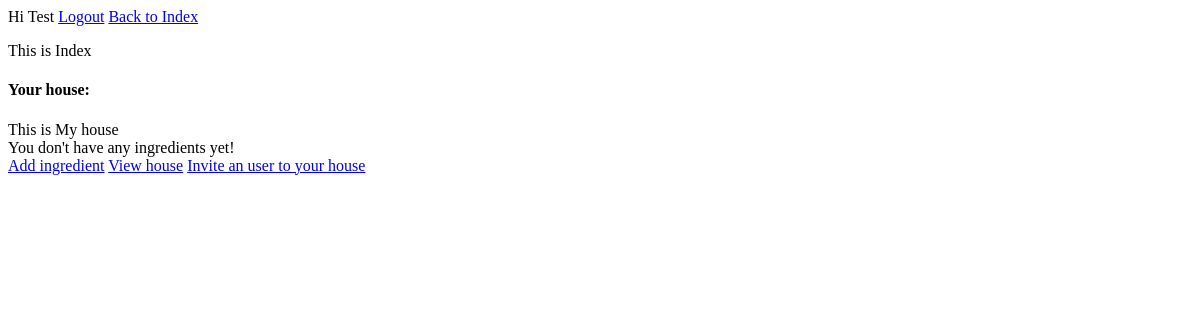
Before: / (signed in) with the older database file.
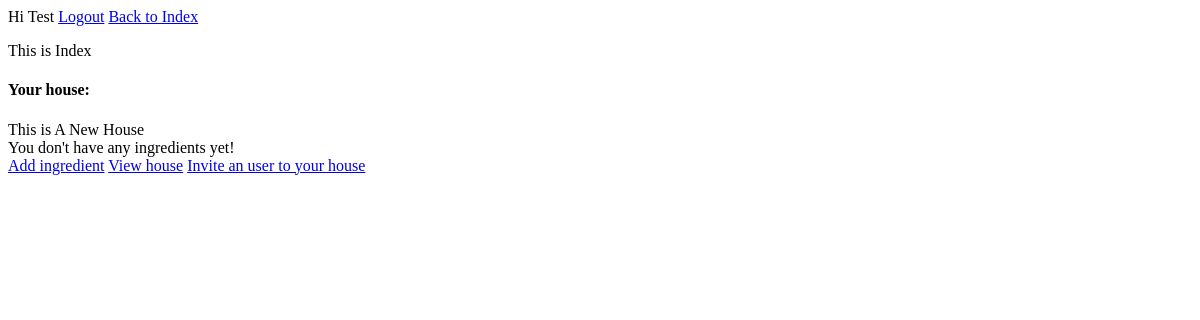
After: the same page with the newer database file.
### house/models.py (models this page shows)
class House(models.Model):
    name = models.CharField(max_length=100)
    def __str__(self):
        return (self.name)

### users/views.py (the view, shortened to what this page needs)
# urls.py: path("", views.index, name = 'index'),
def index(request):
    if request.user.is_authenticated:
        try:
            house = House.objects.get(pk=request.user.house_id)
        except House.DoesNotExist:
            house = []
        try:
            pending_invites = Invite.objects.filter(receiving_user=request.user, status='pending')
        except Invite.DoesNotExist:
            pending_invites = []
        if house:
            ingredients = house.ingredients_set.all()
        else:
            ingredients = []
        context = {
            'house': house,
            'pending_invites' : pending_invites,
            'ingredients' : ingredients,
        }
        return render(request, 'users/index.html', context)

### users/templates/users/index.html (shortened to what this page needs)
{% extends 'base.html' %}
{% block content %}
<p>This is Index</p>
{%if request.user.is_authenticated %}
    {% if house %}
        <h4>Your house:</h2>
        <div>{{house}}</div>
        {% if ingredients%}
        <h2>Your ingredients</h2>
        <ul>
            {%for ingredient in ingredients%}
            <li>{{ingredient}}</li>
            {%endfor%}
        </ul>
        {%else%}
        <div>You don't have any ingredients yet!</div>
        {%endif%}
        <a href="{%url 'house:add_ingredients'%}">Add ingredient</a>
        <a href="{%url 'house:view' %}">View house</a>
        <a href="{%url 'invite:send_invitation'%}">Invite an user to your house</a>
    {%endif%}
{%else%}
<div>Create a profile to use me man!</div>
{%endif%}
{% endblock content %}

Changed rows visible on the page:
removed House: name "This is My house"
added House: name "This is A New House"
